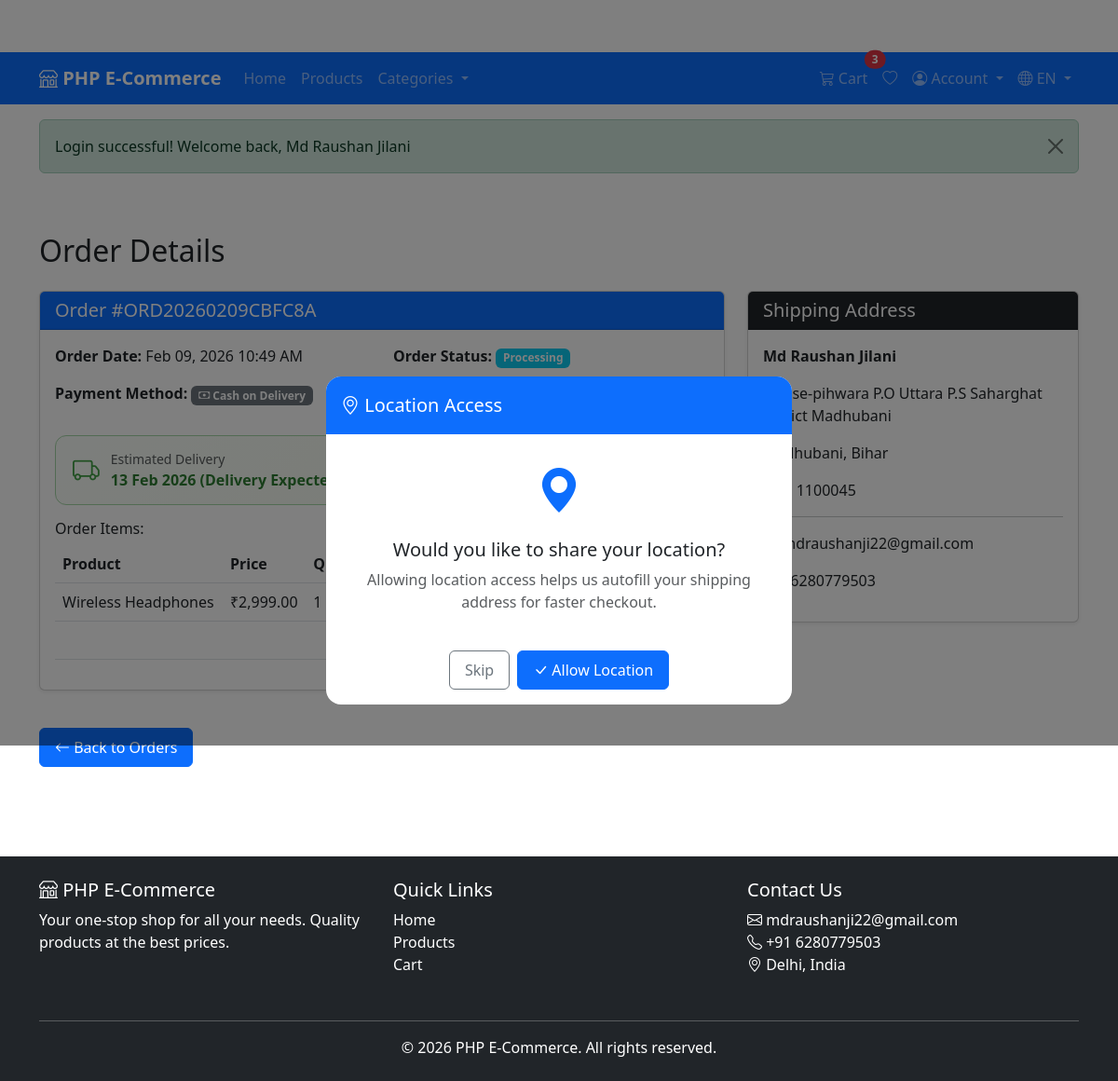
The page /user/order-details.php?id=2 (signed in) on the database its author committed.
### tables this page shows
CREATE TABLE `orders` (
  `id` int(11) NOT NULL,
  `user_id` int(11) NOT NULL,
  `order_number` varchar(50) NOT NULL,
  `total_amount` decimal(10,2) NOT NULL,
  `payment_method` varchar(50) NOT NULL DEFAULT 'COD',
  `payment_status` enum('pending','paid','failed') DEFAULT 'pending',
  `order_status` enum('pending','processing','completed','cancelled') DEFAULT 'pending',
  `shipping_name` varchar(100) NOT NULL,
  `shipping_email` varchar(100) NOT NULL,
  `shipping_mobile` varchar(15) NOT NULL,
  `shipping_address` text NOT NULL,
  `shipping_city` varchar(50) NOT NULL,
  `shipping_state` varchar(50) NOT NULL,
  `shipping_pincode` varchar(10) NOT NULL,
  `created_at` timestamp NOT NULL DEFAULT current_timestamp(),
  `updated_at` timestamp NOT NULL DEFAULT current_timestamp() ON UPDATE current_timestamp()
);

CREATE TABLE `order_items` (
  `id` int(11) NOT NULL,
  `order_id` int(11) NOT NULL,
  `product_id` int(11) NOT NULL,
  `product_title` varchar(255) NOT NULL,
  `product_price` decimal(10,2) NOT NULL,
  `quantity` int(11) NOT NULL,
  `subtotal` decimal(10,2) NOT NULL,
  `created_at` timestamp NOT NULL DEFAULT current_timestamp()
);

### includes/functions.php (called while the page is built, shortened)
<?php
function formatPrice($price) {
    return '₹' . number_format($price, 2);
}
function isReturnEligible($order, $orderItem = null) {
    if ($order['order_status'] !== 'completed') {
        return ['eligible' => false, 'reason' => 'Order has not been delivered yet.'];
    }
    $deliveryDate = $order['updated_at'] ?? $order['created_at'];
    $daysSinceDelivery = (time() - strtotime($deliveryDate)) / 86400;
    return ['eligible' => true, 'days_left' => ceil(7 - $daysSinceDelivery)];
}
function hasActiveReturn($orderItemId, $userId) {
    $db = getDB();
    $stmt = $db->prepare("SELECT id FROM returns WHERE order_item_id = ? AND user_id = ? AND return_status NOT IN ('rejected', 'refund_completed')");
    $stmt->execute([$orderItemId, $userId]);
    return $stmt->fetch() !== false;
}
function getEstimatedDeliveryDate($fromDate = null) {
    $date = $fromDate ? new DateTime($fromDate) : new DateTime();
    $date->modify('+' . DELIVERY_DAYS . ' days');
    return $date;
}
function isOrderDelivered($order) {
    return $order['order_status'] === 'completed';
}
function getEstimatedDeliveryDisplay($fromDate = null) {
    $deliveryDate = getEstimatedDeliveryDate($fromDate);
    return $deliveryDate->format('d M Y');
}
function getDaysUntilDelivery($fromDate = null) {
    $deliveryDate = getEstimatedDeliveryDate($fromDate);
    $now = new DateTime();
    $diff = $now->diff($deliveryDate);
    return max(0, (int)$diff->format('%r%a'));
}
?>

### user/order-details.php (the view, shortened to what this page needs)
<?php
require_once __DIR__ . '/../includes/functions.php';
require_once __DIR__ . '/../includes/header.php';
$db = getDB();
$userId = $_SESSION['user_id'];
$orderId = isset($_GET['id']) ? (int)$_GET['id'] : 0;
$stmt = $db->prepare("SELECT * FROM orders WHERE id = ? AND user_id = ?");
$stmt->execute([$orderId, $userId]);
$order = $stmt->fetch();
$stmt = $db->prepare("SELECT * FROM order_items WHERE order_id = ? AND order_id IN (SELECT id FROM orders WHERE id = ? AND user_id = ?)");
$stmt->execute([$orderId, $orderId, $userId]);
$orderItems = $stmt->fetchAll();
?>
<div class="container my-5">
    <h2 class="mb-4">Order Details</h2>
    <div class="row">
        <div class="col-md-8">
            <div class="card mb-4">
                <div class="card-header bg-primary text-white">
                    <h5 class="mb-0">Order #<?php echo htmlspecialchars($order['order_number']); ?></h5>
                </div>
                <div class="card-body">
                    <div class="row mb-3">
                        <div class="col-md-6">
                            <p><strong>Order Date:</strong> <?php echo date('M d, Y h:i A', strtotime($order['created_at'])); ?></p>
                            <p><strong>Payment Method:</strong>
                                <?php if ($order['payment_method'] === 'Razorpay'): ?>
                                    <span class="badge bg-info"><i class="bi bi-credit-card"></i> Razorpay (Online)</span>
                                <?php else: ?>
                                    <span class="badge bg-secondary"><i class="bi bi-cash"></i> Cash on Delivery</span>
                                <?php endif; ?>
                            </p>
                        </div>
                        <div class="col-md-6">
                            <p><strong>Order Status:</strong>
                                <?php
                                $badgeClass = '';
                                switch ($order['order_status']) {
                                    case 'processing': $badgeClass = 'info'; break;
                                }
                                ?>
                                <span class="badge bg-<?php echo $badgeClass; ?>">
                                    <?php echo ucfirst($order['order_status']); ?>
                                </span>
                            </p>
                            <p><strong>Payment Status:</strong>
                                <span class="badge bg-<?php echo $order['payment_status'] == 'paid' ? 'success' : 'warning'; ?>">
                                </span>
                            </p>
                        </div>
                    </div>
                    <?php if (isOrderDelivered($order)): ?>
                    <div class="delivery-card delivered mb-3">
                        <div class="delivery-icon"><i class="bi bi-check-circle-fill"></i></div>
                        <div class="delivery-text">
                            <div class="small text-muted">Delivery Status</div>
                            <strong>Delivered</strong>
                        </div>
                    </div>
                    <?php else: ?>
                    <?php
                    $estDate = getEstimatedDeliveryDisplay($order['created_at']);
                    $daysLeft = getDaysUntilDelivery($order['created_at']);
                    ?>
                    <div class="delivery-card mb-3">
                        <div class="delivery-icon"><i class="bi bi-truck"></i></div>
                        <div class="delivery-text">
                            <div class="small text-muted">Estimated Delivery</div>
                            <strong><?php echo $estDate; ?> (<?php echo $daysLeft > 0 ? 'Within ' . $daysLeft . ' Day' . ($daysLeft !== 1 ? 's' : '') : 'Delivery Expected Today'; ?>)</strong>
                        </div>
                    </div>
                    <?php endif; ?>
                    <h6>Order Items:</h6>
                    <div class="table-responsive">
                        <table class="table">
                            <thead>
                                <tr>
                                    <th>Product</th>
                                    <th>Price</th>
                                    <th>Quantity</th>
                                    <th>Subtotal</th>
                                    <th>Action</th>
                                </tr>
                            </thead>
                            <tbody>
                                <?php foreach ($orderItems as $item): ?>
                                <?php
                                $returnElig = isReturnEligible($order);
                                $hasReturn = hasActiveReturn($item['id'], $userId);
                                $canReturn = $returnElig['eligible'] && !$hasReturn;
                                ?>
                                <tr>
                                    <td><?php echo htmlspecialchars($item['product_title']); ?></td>
                                    <td><?php echo formatPrice($item['product_price']); ?></td>
                                    <td><?php echo $item['quantity']; ?></td>
                                    <td><?php echo formatPrice($item['subtotal']); ?></td>
                                    <td>
                                        <?php if ($hasReturn): ?>
                                            <a href="<?php echo USER_URL; ?>/returns.php" class="btn btn-sm btn-outline-info">
                                                <i class="bi bi-arrow-return-left"></i> Return Status
                                            </a>
                                        <?php else: ?>
                                            <small class="text-muted">
                                            </small>
                                        <?php endif; ?>
                                    </td>
                                </tr>
                                <?php endforeach; ?>
                            </tbody>
                            <tfoot>
                                <tr>
                                    <th colspan="4" class="text-end">Total Amount:</th>
                                    <th><?php echo formatPrice($order['total_amount']); ?></th>
                                </tr>
                            </tfoot>
                        </table>
                    </div>
                </div>
            </div>
        </div>
        <div class="col-md-4">
            <div class="card">
                <div class="card-header bg-dark text-white">
                    <h5 class="mb-0">Shipping Address</h5>
                </div>
                <div class="card-body">
                    <p><strong><?php echo htmlspecialchars($order['shipping_name']); ?></strong></p>
                    <p><?php echo nl2br(htmlspecialchars($order['shipping_address'])); ?></p>
                    <p><?php echo htmlspecialchars($order['shipping_city']); ?>, <?php echo htmlspecialchars($order['shipping_state']); ?></p>
                    <p>PIN: <?php echo htmlspecialchars($order['shipping_pincode']); ?></p>
                    <hr>
                    <p><i class="bi bi-envelope"></i> <?php echo htmlspecialchars($order['shipping_email']); ?></p>
                    <p><i class="bi bi-telephone"></i> <?php echo htmlspecialchars($order['shipping_mobile']); ?></p>
                </div>
            </div>
        </div>
    </div>
    <a href="<?php echo USER_URL; ?>/orders.php" class="btn btn-primary mt-3">
        <i class="bi bi-arrow-left"></i> Back to Orders
    </a>
</div>
<?php require_once __DIR__ . '/../includes/footer.php'; ?>

### assets/css/style.css (style rules this page uses)
:root { --primary-color: #0d6efd; --secondary-color: #6c757d; --success-color: #198754; --danger-color: #dc3545; }
body { font-family: 'Segoe UI', Tahoma, Geneva, Verdana, sans-serif; min-height: 100vh; display: flex; flex-direction: column; padding-top: 56px; }
.badge { font-size: 0.75rem; }
.btn { border-radius: 0.375rem; padding: 0.5rem 1rem; font-weight: 500; }
.btn-primary { background-color: var(--primary-color); border-color: var(--primary-color); }
.card { box-shadow: 0 0.125rem 0.25rem rgba(0, 0, 0, 0.075); }
.table-responsive { border-radius: 0.375rem; }
.badge { padding: 0.35em 0.65em; font-weight: 600; }
.delivery-card { border: 1px solid #a5d6a7; border-radius: 12px; background: linear-gradient(135deg, #f9fdf9, #f1f8e9); padding: 14px 18px; display: flex; align-items: center; gap: 12px; }
.delivery-card .delivery-icon { font-size: 1.8rem; color: #43a047; }
.delivery-card .delivery-text strong { color: #2e7d32; }

### rows shown on the page
orders: order_number "ORD20260209CBFC8A", created_at "Feb 09, 2026 10:49 AM", order_status "Processing", created_at "13 Feb 2026", shipping_name "Md Raushan Jilani", shipping_address "House-pihwara P.O Uttara P.S Saharghat Disrict Madhubani", shipping_city "Madhubani", shipping_state "Bihar", shipping_pincode "1100045", shipping_email "mdraushanji22@gmail.com", shipping_mobile "06280779503"
order_items: product_title "Wireless Headphones", product_price "₹2,999.00", quantity "1"

### other values the page prints
SITE_NAME "PHP E-Commerce"
t('home', 'Home') "Home"
t('products', 'Products') "Products"
t('categories', 'Categories') "Categories"
t('cart', 'Cart') "Cart"
$cartCount "3"
t('account', 'Account') "Account"
$currentLang "EN"
$flash['message'] "Login successful! Welcome back, Md Raushan Jilani"
